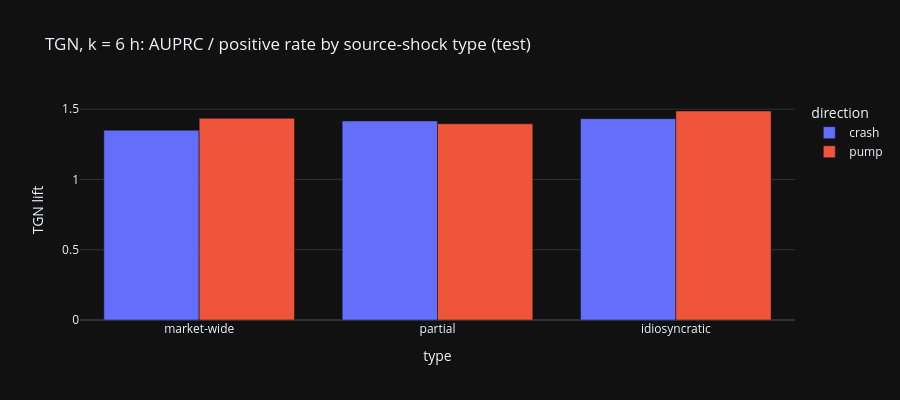

The notebook cell this image was saved under:
### Markdown cell above
## 4. Implications for the models: contagion predictability by source-shock type

The final TGN and the gradient-boosting baseline scored every test event; here the test events are split by the type
of the *source* shock (breadth and direction at the hour of the event). AUPRC is read against the positive rate of
that group (= random guessing).

### Code cell
from cryptograph.training.metrics import auprc

def ens(exp):
    import glob
    ps_ = [torch.load(f, weights_only=False) for f in sorted(glob.glob(f"../runs/*_{exp}_*/predictions_test.pt"))]
    return torch.stack([p["prob"].float() for p in ps_]).mean(0).numpy(), ps_[0]

tg, ref = ens("tgn_1h_final_v2")
gb, ref2 = ens("gbm_1h_final")
assert np.array_equal(ref["position"].numpy(), ref2["position"].numpy())
tt, src = ref["t"].numpy(), ref["src"].numpy()
from cryptograph.analysis.persistence import shock_breadth, shock_type
br = shock_breadth(sh & va, act & va)
typ = shock_type(br[tt, src])
direction = np.where(r1[tt, src] < 0, "crash", "pump")
y, m = ref["y"].numpy(), ref["mask"].numpy()
K = list(ref["k_hours"])
rows = []
for ty in TYPE_ORDER:
    for dr in ("crash", "pump"):
        g = (typ == ty) & (direction == dr)
        for i, k in enumerate(K):
            mk = g & m[:, i]
            if mk.sum() < 100:
                continue
            rows.append({"type": ty, "direction": dr, "k_hours": k, "events": int(mk.sum()),
                         "positive rate": y[mk, i].mean(), "TGN": auprc(y[mk, i], tg[mk, i]),
                         "boosting": auprc(y[mk, i], gb[mk, i])})
bt = pd.DataFrame(rows)
bt["TGN lift"] = bt["TGN"] / bt["positive rate"]
display(bt[bt["k_hours"].isin([1, 6, 24])].set_index(["type", "direction", "k_hours"]).round(3))
fig = px.bar(bt[bt["k_hours"] == 6], x="type", y="TGN lift", color="direction", barmode="group",
             category_orders={"type": TYPE_ORDER}, title="TGN, k = 6 h: AUPRC / positive rate by source-shock type (test)")
fig.update_layout(height=400)
fig.show()

### Figure 1 — Plotly figure (JSON) as saved in the notebook; plotly's stock layout.template omitted (floating-point values rounded to 4 significant figures)
{"data": [{"alignmentgroup": "True", "hovertemplate": "direction=crash<br>type=%{x}<br>TGN lift=%{y}<extra></extra>", "legendgroup": "crash", "marker": {"color": "#636efa", "pattern": {"shape": ""}}, "name": "crash", "offsetgroup": "crash", "orientation": "v", "showlegend": true, "textposition": "auto", "type": "bar", "x": ["market-wide", "partial", "idiosyncratic"], "xaxis": "x", "y": [1.351, 1.416, 1.433], "yaxis": "y"}, {"alignmentgroup": "True", "hovertemplate": "direction=pump<br>type=%{x}<br>TGN lift=%{y}<extra></extra>", "legendgroup": "pump", "marker": {"color": "#EF553B", "pattern": {"shape": ""}}, "name": "pump", "offsetgroup": "pump", "orientation": "v", "showlegend": true, "textposition": "auto", "type": "bar", "x": ["market-wide", "partial", "idiosyncratic"], "xaxis": "x", "y": [1.435, 1.396, 1.487], "yaxis": "y"}], "layout": {"barmode": "group", "height": 400, "legend": {"title": {"text": "direction"}, "tracegroupgap": 0}, "title": {"text": "TGN, k = 6 h: AUPRC / positive rate by source-shock type (test)"}, "xaxis": {"anchor": "y", "categoryarray": ["market-wide", "partial", "idiosyncratic"], "categoryorder": "array", "domain": [0.0, 1.0], "title": {"text": "type"}}, "yaxis": {"anchor": "x", "domain": [0.0, 1.0], "title": {"text": "TGN lift"}}}}
